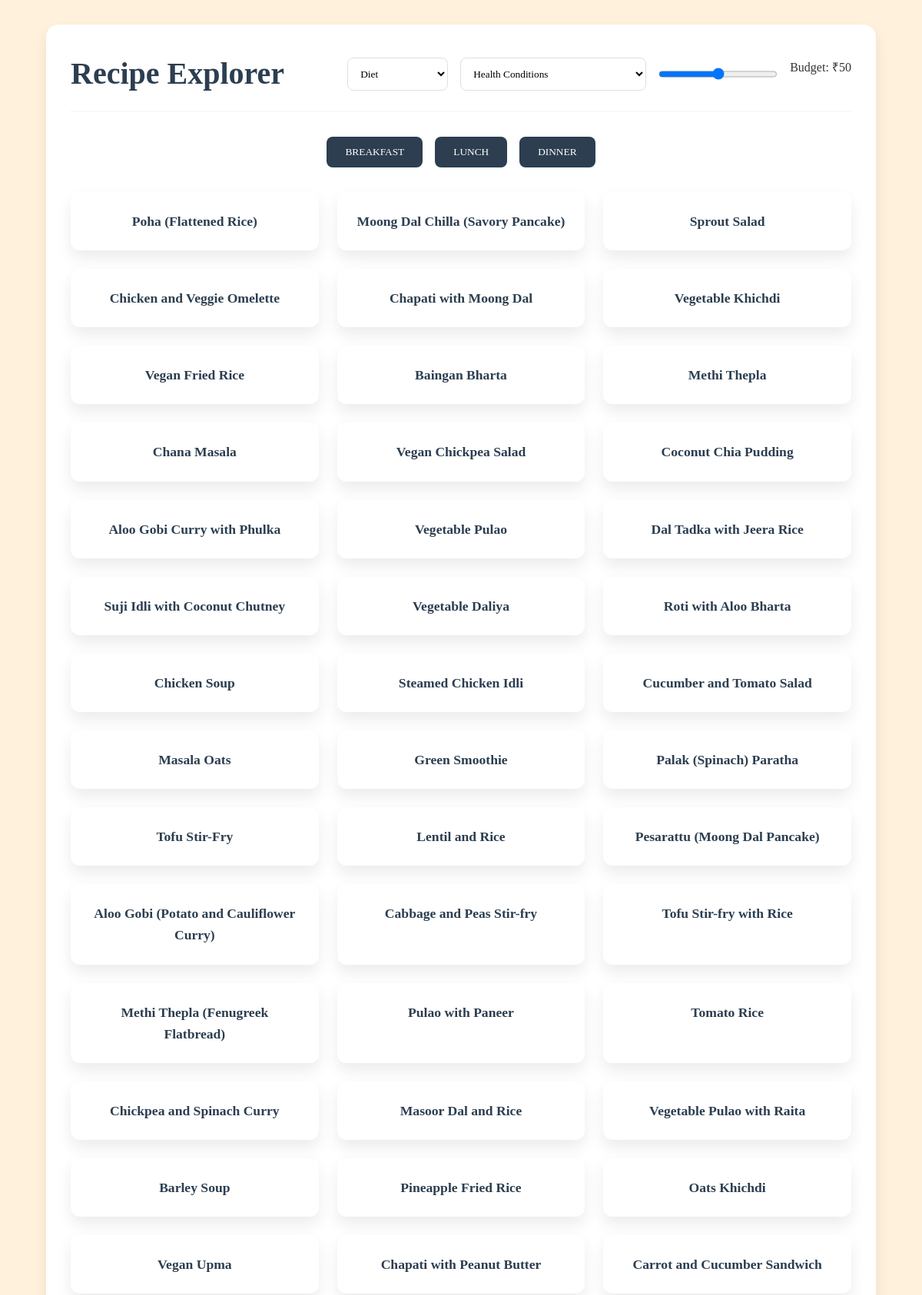
Page /recipe_list/ (signed in, upper part) on the committed database.
### demo/models.py (models this page shows, shortened)
class Meal(models.Model):
    DIET_CHOICES = [
        ('Vegan', 'Vegan'),
        ('Vegetarian', 'Vegetarian'),
        ('Non-Vegetarian', 'Non-Vegetarian'),
    ]
    MEAL_TYPES = [
        ('Breakfast', 'Breakfast'),
        ('Lunch', 'Lunch'),
        ('Dinner', 'Dinner'),
    ]
    name = models.CharField(max_length=100, unique=True)
    meal_type = models.CharField(max_length=20, choices=MEAL_TYPES)
    diet_suitability = models.CharField(max_length=20, choices=DIET_CHOICES)
    health_condition_suitability = models.ManyToManyField(HealthConditions, blank=True)  # Health conditions for which the meal is suitable
    ingredients = models.TextField()  # Ingredients as a simple text field
    instructions = models.TextField()  # Recipe instructions
    total_cost =models.IntegerField()  # Total cost of the meal
    calories = models.TextField()  # Calories per serving
    fat =  models.TextField()# Fat per serving
    protein =  models.TextField()# Protein per serving
    carbohydrates =  models.TextField() # Carbohydrates per serving
    vitamin_c = models.TextField()  # Vitamin C per serving

### demo/views.py (the view)
# urls.py: path('recipe_list/', views.recipe_list_view, name='recipe_list'),
@login_required
def recipe_list_view(request):
    meal_type = request.GET.get('meal_type')
    diet_suitability = request.GET.get('diet_suitability')
    health_condition = request.GET.get('health_condition')
    total_cost = request.GET.get('total_cost')
    total_cost = float(total_cost) if total_cost else None
    meals = Meal.objects.all()
    if meal_type:
        meals = meals.filter(meal_type=meal_type)
    if diet_suitability:
        meals = meals.filter(diet_suitability=diet_suitability)
    if health_condition:
        meals = meals.filter(health_condition_suitability__name=health_condition)
    if total_cost:
        meals = meals.filter(total_cost__lte=total_cost)
    health_conditions = HealthConditions.objects.all()
    return render(request, 'demo/recipe_list.html', {
        'meals': meals,
        'health_conditions': health_conditions,
        'meal_type': meal_type,
        'diet_suitability': diet_suitability,
        'health_condition': health_condition,
        'total_cost': total_cost
    })

### demo/models.py (called while the page is built)
    def __str__(self):
        return self.name

### demo/templates/demo/recipe_list.html (shortened to what this page needs)
<!DOCTYPE html>
<html lang="en">
<head>
</head>
<body>
    <div class="container">
        <div class="header">
            <h1>Recipe Explorer</h1>
            <div class="filters">
                <select id="diet-filter">
                    <option value="">Diet</option>
                </select>
                <select id="health-condition-filter">
                    <option value="">Health Conditions</option>
                </select>
                <input type="range" id="budget-slider" min="0" max="100" step="10">
                <span id="budget-value">Budget: $1000</span>
            </div>
        </div>
        <div class="meal-type-buttons">
            <button onclick="filterMeals('Breakfast')">Breakfast</button>
            <button onclick="filterMeals('Lunch')">Lunch</button>
            <button onclick="filterMeals('Dinner')">Dinner</button>
        </div>
        <div class="recipe-list" id="recipe-list">
            {% for meal in meals %}
                <div class="recipe-item"
                     data-meal-type="{{ meal.meal_type }}"
                     data-diet="{{ meal.diet_suitability }}"
                     data-health-condition="{{ meal.health_condition_suitability.all|join:',' }}"
                     data-cost="{{ meal.total_cost }}">
                    <a href="{% url 'recipe_detail' meal.id %}">{{ meal.name }}</a>
                </div>
            {% endfor %}
        </div>
    </div>
</body>
</html>

### demo/templates/demo/recipe_list.html (style rules this page uses)
:root { --primary-color: #2C3E50; --secondary-color: #3498DB; --background-light: #F7F9FC; --text-color: #333; --card-shadow: 0 10px 20px rgba(0,0,0,0.08); }
* { margin: 0; padding: 0; box-sizing: border-box; font-family: 'time new roman', serif; }
body { background-color: #FFF1DB; line-height: 1.6; color: var(--text-color); }
.container { width: 90%; max-width: 1200px; margin: 2rem auto; padding: 2rem; background-color: white; border-radius: 16px; box-shadow: var(--card-shadow); }
.header { display: flex; justify-content: space-between; align-items: center; margin-bottom: 2rem; border-bottom: 2px solid var(--background-light); padding-bottom: 1rem; }
.header h1 { font-size: 2.5rem; color: var(--primary-color); font-weight: 700; }
.filters { display: flex; gap: 1rem; flex-wrap: wrap; }
.filters select, .filters input { padding: 0.75rem; border: 1px solid #e0e0e0; border-radius: 8px; background-color: white; transition: all 0.3s ease; }
.meal-type-buttons { display: flex; justify-content: center; gap: 1rem; margin-bottom: 2rem; ; }
.meal-type-buttons button { text-transform:uppercase; padding: 0.75rem 1.5rem; background-color: var(--primary-color); color: white; border: none; border-radius: 8px; cursor: pointer; transition: background-color 0.3s ease, transform 0.2s; }
.recipe-list { display: grid; grid-template-columns: repeat(auto-fill, minmax(250px, 1fr)); gap: 1.5rem; }
.recipe-item { background-color: white; border-radius: 12px; padding: 1.5rem; text-align: center; box-shadow: var(--card-shadow); transition: transform 0.3s ease, box-shadow 0.3s ease; }
.recipe-item a { text-decoration: none; color: var(--primary-color); font-weight: 600; font-size: 1.1rem; }

### rows in the picture
Meal: name "Poha (Flattened Rice)"
Meal: name "Moong Dal Chilla (Savory Pancake)"
Meal: name "Sprout Salad"
Meal: name "Chicken and Veggie Omelette"
Meal: name "Chapati with Moong Dal"
Meal: name "Vegetable Khichdi"
Meal: name "Vegan Fried Rice"
Meal: name "Baingan Bharta"
Meal: name "Methi Thepla"
Meal: name "Chana Masala"
Meal: name "Vegan Chickpea Salad"
Meal: name "Coconut Chia Pudding"
Meal: name "Aloo Gobi Curry with Phulka"
Meal: name "Vegetable Pulao"
Meal: name "Dal Tadka with Jeera Rice"
Meal: name "Suji Idli with Coconut Chutney"
Meal: name "Vegetable Daliya"
Meal: name "Roti with Aloo Bharta"
Meal: name "Chicken Soup"
Meal: name "Steamed Chicken Idli"
Meal: name "Cucumber and Tomato Salad"
Meal: name "Masala Oats"
Meal: name "Green Smoothie"
Meal: name "Palak (Spinach) Paratha"
Meal: name "Tofu Stir-Fry"
Meal: name "Lentil and Rice"
Meal: name "Pesarattu (Moong Dal Pancake)"
Meal: name "Aloo Gobi (Potato and Cauliflower Curry)"
Meal: name "Cabbage and Peas Stir-fry"
Meal: name "Tofu Stir-fry with Rice"
Meal: name "Methi Thepla (Fenugreek Flatbread)"
Meal: name "Pulao with Paneer"
Meal: name "Tomato Rice"
Meal: name "Chickpea and Spinach Curry"
Meal: name "Masoor Dal and Rice"
Meal: name "Vegetable Pulao with Raita"
Meal: name "Barley Soup"
Meal: name "Pineapple Fried Rice"
Meal: name "Oats Khichdi"
Meal: name "Vegan Upma"
Meal: name "Chapati with Peanut Butter"
Meal: name "Carrot and Cucumber Sandwich"
